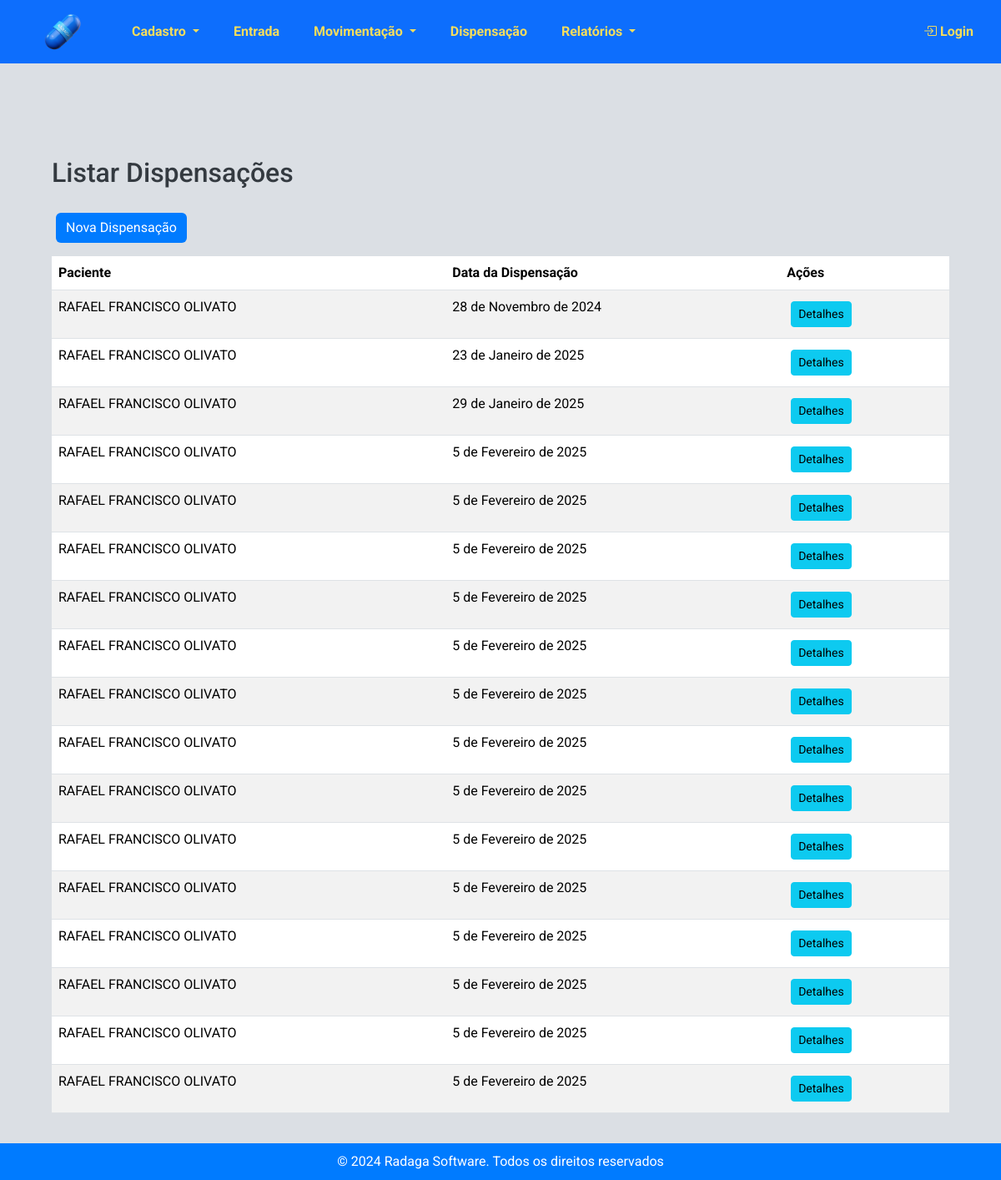
/estoque/dispensacoes/, run on the app's committed database.
### estoque/models.py (models this page shows, shortened)
class Dispensacao(models.Model):
    paciente = models.ForeignKey('Paciente', on_delete=models.CASCADE)
    medico = models.ForeignKey('Medico', on_delete=models.SET_NULL, null=True, blank=True,  verbose_name="Médico")
    outros_prescritores = models.CharField(max_length=255, blank=True, null=True)
    numero_notificacao = models.CharField(max_length=6, blank=True, null=True, verbose_name="Número notificação")
    data_receita = models.DateField(default=timezone.now)
    data_dispensacao = models.DateField(auto_now_add=True)

class Paciente(models.Model):
    nome = models.CharField(max_length=100)
    nome_mae = models.CharField(max_length=100, verbose_name="Nome da mãe")
    cns = models.CharField(max_length=15, unique=True, verbose_name="CNS")
    cpf = models.CharField(max_length=11, unique=True, verbose_name="CPF")
    data_nascimento = models.DateField()

### estoque/views.py (the view)
# urls.py: path('dispensacoes/', views.listar_dispensacoes, name='listar_dispensacoes'),
def listar_dispensacoes(request):
    dispensacoes = Dispensacao.objects.all()
    return render(
        request, "estoque/listar_dispensacoes.html", {"dispensacoes": dispensacoes}
    )

### estoque/templates/estoque/listar_dispensacoes.html (shortened to what this page needs)
{% extends 'estoque/base.html' %}
{% block content %}
<div class="container mt-5">
    <h2 class="mb-4">Listar Dispensações</h2>
    <a href="{% url 'nova_dispensacao' %}" class="btn btn-primary mb-3">Nova Dispensação</a>
    <table class="table table-striped">
        <thead>
            <tr>
                <th>Paciente</th>
                <th>Data da Dispensação</th>
                <th>Ações</th>
            </tr>
        </thead>
        <tbody>
            {% for dispensacao in dispensacoes %}
            <tr>
                <td>{{ dispensacao.paciente.nome }}</td>
                <td>{{ dispensacao.data_dispensacao }}</td>
                <td><a href="{% url 'detalhes_dispensacao' dispensacao.id %}" class="btn btn-info btn-sm">Detalhes</a></td>
            </tr>
            {% endfor %}
        </tbody>
    </table>
</div>
{% endblock %}

### estoque/templates/estoque/base.html (shortened to what this page needs)
<!DOCTYPE html>
<html>
<head>
    {% load static %}
    <link rel="stylesheet"
    href="https://cdnjs.cloudflare.com/ajax/libs/bootstrap-datepicker/1.9.0/css/bootstrap-datepicker.min.css">
<link href="https://cdn.jsdelivr.net/npm/bootstrap@5.3.3/dist/css/bootstrap.min.css" rel="stylesheet">
<link rel="stylesheet" href="{% static 'estoque/css/styles.css' %}">
<link href="https://cdn.jsdelivr.net/npm/select2@4.1.0-rc.0/dist/css/select2.min.css" rel="stylesheet" />
<link href="https://cdnjs.cloudflare.com/ajax/libs/bootstrap-icons/1.10.0/font/bootstrap-icons.min.css" rel="stylesheet">
</head>
<body>
    <nav class="navbar navbar-expand-lg navbar-dark bg-primary">
        <a href="{% url 'nova_dispensacao' %}">
            <img src="{% static 'estoque/pill.png' %}" alt="UML" style="margin: 5px 50px;height: 50px;" />
        </a>
        <div class="collapse navbar-collapse" id="navbarNav">
            <ul class="navbar-nav">
                <li class="nav-item dropdown">
                    <a class="nav-link dropdown-toggle" href="#" role="button" id="cadastroDropdown" role="button"
                        data-bs-toggle="dropdown" aria-haspopup="true" aria-expanded="false">
                        Cadastro
                    </a>
                </li>
                <li class="nav-item">
                    <a class="nav-link" href="{% url 'entrada_estoque' %}">Entrada</a>
                </li>
                <li class="nav-item dropdown">
                    <a class="nav-link dropdown-toggle" href="#" id="saidasDropdown" role="button"
                        data-bs-toggle="dropdown" aria-haspopup="true" aria-expanded="false">
                        Movimentação
                    </a>
                </li>
                <li class="nav-item">
                    <a class="nav-link" href="{% url 'nova_dispensacao' %}">Dispensação</a>
                </li>
                <li class="nav-item dropdown">
                    <a class="nav-link dropdown-toggle" href="#" id="relatoriosDropdown" role="button"
                        data-bs-toggle="dropdown" aria-haspopup="true" aria-expanded="false">
                        Relatórios
                    </a>
                </li>
            </ul>
            <ul class="navbar-nav ms-auto">
                {% if user.is_authenticated %}
                <li class="nav-item">
                    <span class="navbar-text">Bem-vindo, {{ user.username }} -
                        {% if user.profile.estabelecimento %}
                            {{ user.profile.estabelecimento.nome }}
                        {% endif %}
                    </span>
                </li>
                <li class="nav-item">
                    <form id="logout-form" action="{% url 'logout' %}" method="POST" style="display: none;">
                        {% csrf_token %}
                    </form>
                    <a class="nav-link" href="#"
                        onclick="event.preventDefault(); document.getElementById('logout-form').submit();">
                        Logout
                    </a>
                </li>
                {% else %}
                <li class="nav-item">
                    <a class="nav-link" href="{% url 'login' %}">
                        <i class="bi bi-box-arrow-in-right"></i> Login
                    </a>
                </li>
                {% endif %}
            </ul>
        </div>
    </nav>
    <br>
    <div class="container content">
        {% block content %}{% endblock %}
    </div>
    <footer>
        &copy; 2024 Radaga Software. Todos os direitos reservados
    </footer>
</body>
</html>

### estoque/static/estoque/css/styles.css (style rules this page uses)
html, body { height: 100%; margin: 0; padding: 0; font-family: 'Roboto', sans-serif; background-color: #dbdfe4; color: #343a40; display: flex; flex-direction: column; }
.navbar { background-color: #007bff; margin-bottom: 0; align-items: center; }
.navbar .navbar-brand, .navbar .nav-link { color: #F5DD5D !important; font-weight: bold; font-family: 'Roboto', sans-serif; }
.navbar .navbar-nav .nav-item { margin-right: 25px; }
.navbar-collapse { justify-content: center; }
.navbar img { vertical-align: middle; }
.navbar .navbar-nav.ms-auto { margin-left: auto; }
.content { flex: 1; padding: 20px; }
footer { background-color: #007bff; color: #ffffff; padding: 10px 0; text-align: center; width: 100%; margin-top: auto; }
.container { margin-top: 20px; }
.btn-primary { background-color: #007bff; border: none; }
.btn { margin: 5px; }
h1, h2, h3, h4, h5, h6 { font-family: 'Roboto', sans-serif; color: #343a40; margin-bottom: 20px; }
h2 { font-size: 2rem; }

### data on the page
Dispensacao: paciente.nome "RAFAEL FRANCISCO OLIVATO", data_dispensacao "28 de Novembro de 2024"
Dispensacao: paciente.nome "RAFAEL FRANCISCO OLIVATO", data_dispensacao "23 de Janeiro de 2025"
Dispensacao: paciente.nome "RAFAEL FRANCISCO OLIVATO", data_dispensacao "29 de Janeiro de 2025"
Dispensacao: paciente.nome "RAFAEL FRANCISCO OLIVATO", data_dispensacao "5 de Fevereiro de 2025"
Dispensacao: paciente.nome "RAFAEL FRANCISCO OLIVATO", data_dispensacao "5 de Fevereiro de 2025"
Dispensacao: paciente.nome "RAFAEL FRANCISCO OLIVATO", data_dispensacao "5 de Fevereiro de 2025"
Dispensacao: paciente.nome "RAFAEL FRANCISCO OLIVATO", data_dispensacao "5 de Fevereiro de 2025"
Dispensacao: paciente.nome "RAFAEL FRANCISCO OLIVATO", data_dispensacao "5 de Fevereiro de 2025"
Dispensacao: paciente.nome "RAFAEL FRANCISCO OLIVATO", data_dispensacao "5 de Fevereiro de 2025"
Dispensacao: paciente.nome "RAFAEL FRANCISCO OLIVATO", data_dispensacao "5 de Fevereiro de 2025"
Dispensacao: paciente.nome "RAFAEL FRANCISCO OLIVATO", data_dispensacao "5 de Fevereiro de 2025"
Dispensacao: paciente.nome "RAFAEL FRANCISCO OLIVATO", data_dispensacao "5 de Fevereiro de 2025"
Dispensacao: paciente.nome "RAFAEL FRANCISCO OLIVATO", data_dispensacao "5 de Fevereiro de 2025"
Dispensacao: paciente.nome "RAFAEL FRANCISCO OLIVATO", data_dispensacao "5 de Fevereiro de 2025"
Dispensacao: paciente.nome "RAFAEL FRANCISCO OLIVATO", data_dispensacao "5 de Fevereiro de 2025"
Dispensacao: paciente.nome "RAFAEL FRANCISCO OLIVATO", data_dispensacao "5 de Fevereiro de 2025"
Dispensacao: paciente.nome "RAFAEL FRANCISCO OLIVATO", data_dispensacao "5 de Fevereiro de 2025"
